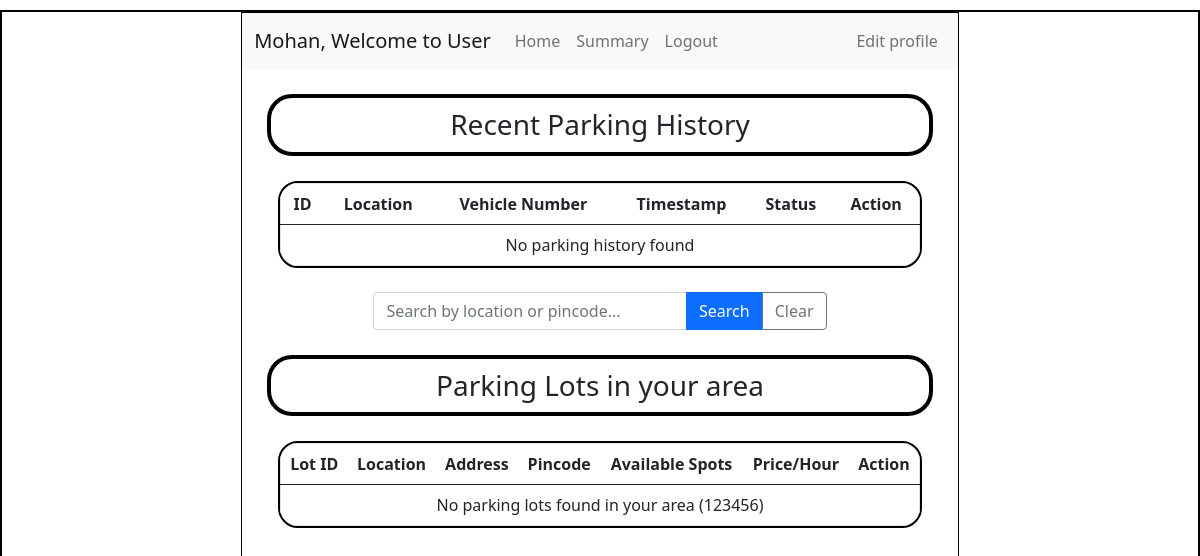
The app's page /user_dashboard/2, older data.
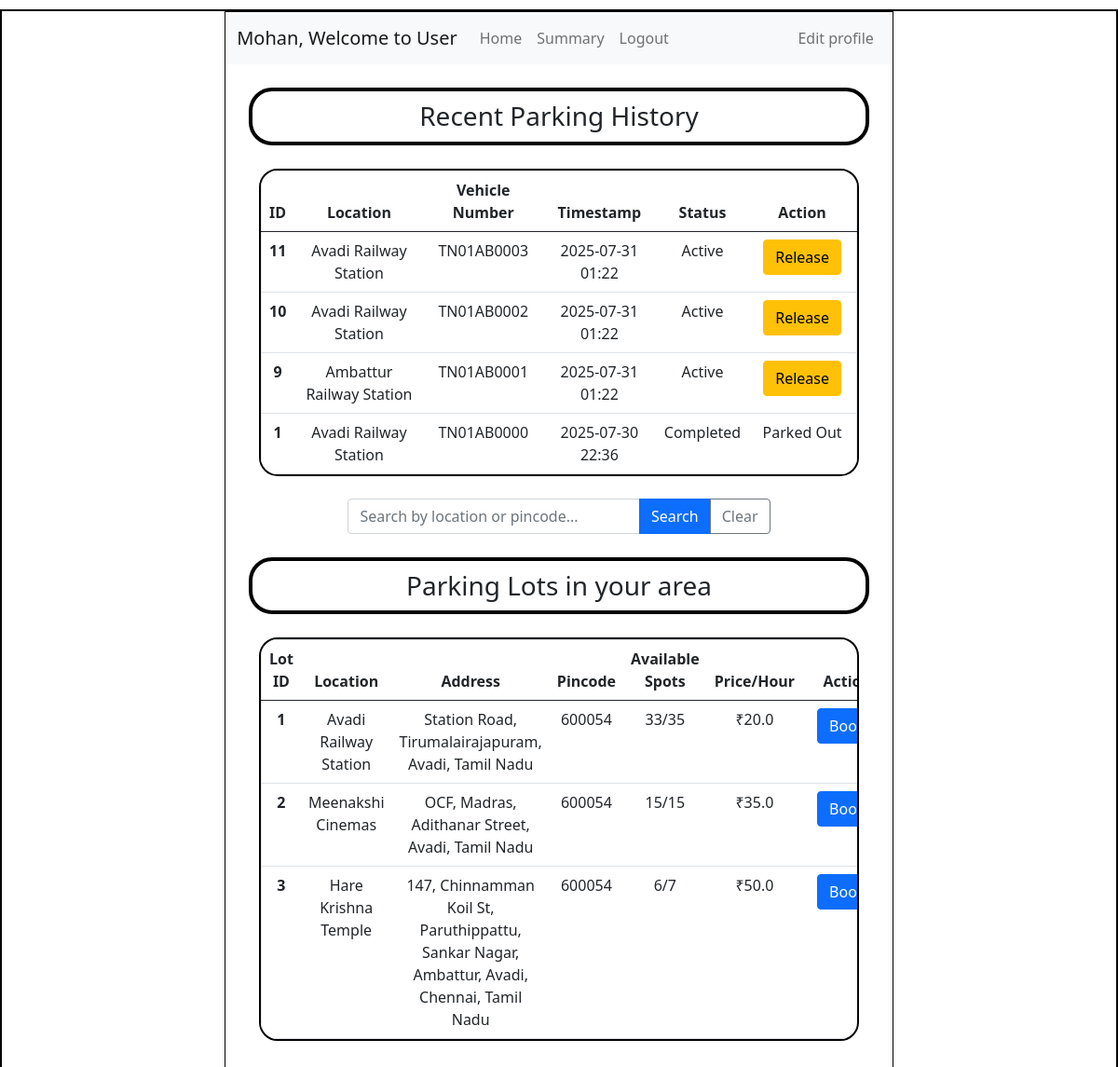
The same page, newer data.
### application/models.py (models this page shows)
class User(db.Model):
    id = db.Column(db.Integer, primary_key=True)
    first_name = db.Column(db.String(), nullable=False)
    last_name = db.Column(db.String(), nullable=False)
    email = db.Column(db.String(), unique=True, nullable=False)
    pwd = db.Column(db.String(), nullable=False)
    vehicle_reg = db.Column(db.String(), unique=True, nullable=False)
    address = db.Column(db.String(), nullable=False)
    pincode = db.Column(db.String(), nullable=False)
    phone_number = db.Column(db.String(), unique=True, nullable=False)
    gender = db.Column(db.String())
    age = db.Column(db.Integer)
    type = db.Column(db.String(), default='general')
    reservations = db.relationship('Reservation', backref='user')

class ParkingLot(db.Model):
    id = db.Column(db.Integer, primary_key=True)
    prime_location_name = db.Column(db.String(), nullable=False)
    price = db.Column(db.Float, nullable=False)
    address = db.Column(db.String(), nullable=False)
    pin_code = db.Column(db.String(), nullable=False)
    max_spots = db.Column(db.Integer, nullable=False)
    spots = db.relationship('ParkingSpot', backref='lot', cascade='all, delete-orphan')

class Reservation(db.Model):
    id = db.Column(db.Integer, primary_key=True)
    spot_id = db.Column(db.Integer, db.ForeignKey('parking_spot.id'), nullable=False)
    user_id = db.Column(db.Integer, db.ForeignKey('user.id'), nullable=False)
    parking_timestamp = db.Column(db.DateTime, nullable=False)
    leaving_timestamp = db.Column(db.DateTime, nullable=True)
    cost_per_unit_time = db.Column(db.Float, nullable=False)
    vehicle_num = db.Column(db.String(), nullable=False)

### application/controllers.py (the view, shortened to what this page needs)
@app.route("/user_dashboard/<int:user_id>")
def user_dashboard(user_id):
    this_user = User.query.filter_by(id=user_id).first()
    search_query = request.args.get('search_query', '').strip()
    if not search_query:
        parking_lots = ParkingLot.query.filter_by(pin_code=this_user.pincode).all()
        search_type = 'default'
    updated_lots = []
    for lot in parking_lots:
        available_count = ParkingSpot.query.filter_by(lot_id=lot.id, status='available').count()
        occupied_count = ParkingSpot.query.filter_by(lot_id=lot.id, status='occupied').count()
        updated_lots.append({
            'id': lot.id,
            'address': lot.address,
            'prime_location_name': lot.prime_location_name,
            'price': lot.price,
            'available_spots': available_count,
            'occupied_spots': occupied_count,
            'total_spots': lot.max_spots,
            'pin_code': lot.pin_code
        })
    user_reservations = Reservation.query.filter_by(user_id=user_id).order_by(Reservation.parking_timestamp.desc()).all()
    updated_reservations = []
    for reservation in user_reservations:
        spot = ParkingSpot.query.get(reservation.spot_id)
        lot = ParkingLot.query.get(spot.lot_id) if spot else None
        updated_reservations.append({
            'id': reservation.id,
            'location': lot.prime_location_name if lot else 'Unknown',
            'vehicle_number': reservation.vehicle_num,
            'timestamp': reservation.parking_timestamp.strftime('%Y-%m-%d %H:%M'),
            'status': 'Active' if not reservation.leaving_timestamp else 'Completed',
            'spot_id': reservation.spot_id,
            'lot_id': lot.id if lot else None
        })
    return render_template("user_dashboard.html", this_user=this_user, parking_lots=updated_lots, reservations=updated_reservations, search_query=search_query, search_type=search_type)

### templates/user_dashboard.html (shortened to what the changed rows need)
<!DOCTYPE html>
<html lang="en">
<head>
    <link rel="stylesheet" href="../static/style.css">
    <link href="https://cdn.jsdelivr.net/npm/bootstrap@5.0.2/dist/css/bootstrap.min.css" rel="stylesheet">
</head>
<body>
    <div id="main">
        <div id="canvas">
            <nav class="navbar navbar-expand-lg navbar-light bg-light">
                <div class="container-fluid">
                    <a class="navbar-brand" href="/user_dashboard/{{this_user.id}}">{{this_user.first_name}}, Welcome to User</a>
                    <ul class="navbar-nav me-auto mb-2 mb-lg-0">
                        <li class="nav-item">
                        </li>
                        <li class="nav-item">
                        </li>
                        <li class="nav-item">
                        </li>
                    </ul>
                    <ul class="navbar-nav ms-auto">
                        <li class="nav-item">
                        </li>
                    </ul>
                </div>
            </nav>
            <div id="content">
                <div id="table">
                    <table class="table border text-center">
                        <thead>
                            <tr>
                                <th scope="col">ID</th>
                                <th scope="col">Location</th>
                                <th scope="col">Vehicle Number</th>
                                <th scope="col">Timestamp</th>
                                <th scope="col">Status</th>
                                <th scope="col">Action</th>
                            </tr>
                        </thead>
                        <tbody>
                            {% if reservations %}
                                {% for reservation in reservations %}
                                <tr>
                                    <th scope="row">{{ reservation.id }}</th>
                                    <td>{{ reservation.location }}</td>
                                    <td>{{ reservation.vehicle_number }}</td>
                                    <td>{{ reservation.timestamp }}</td>
                                    <td>
                                        {% if reservation.status == 'Active' %}
                                            <a>Active</a>
                                        {% else %}
                                            <a>Completed</a>
                                        {% endif %}
                                    </td>
                                    <td class="text-center">
                                        {% if reservation.status == 'Active' %}
                                            <a href="/release-spot/{{ this_user.id }}/{{ reservation.id }}" class="btn btn-warning mx-2">Release</a>
                                        {% else %}
                                            <a>Parked Out</a>
                                        {% endif %}
                                    </td>
                                </tr>
                                {% endfor %}
                            {% else %}
                                <tr>
                                    <td colspan="6" class="text-center">No parking history found</td>
                                </tr>
                            {% endif %}
                        </tbody>
                    </table>
                </div>
                <div id="table">
                    <table class="table border text-center">
                        <thead>
                            <tr>
                                <th scope="col">Lot ID</th>
                                <th scope="col">Location</th>
                                <th scope="col">Address</th>
                                <th scope="col">Pincode</th>
                                <th scope="col">Available Spots</th>
                                <th scope="col">Price/Hour</th>
                                <th scope="col" class="text-center">Action</th>
                            </tr>
                        </thead>
                        <tbody>
                            {% if parking_lots %}
                                {% for lot in parking_lots %}
                                <tr>
                                    <th scope="row">{{ lot.id }}</th>
                                    <td>{{ lot.prime_location_name }}</td>
                                    <td>{{ lot.address }}</td>
                                    <td>{{ lot.pin_code }}</td>
                                    <td>
                                        {% if lot.available_spots > 0 %}
                                            <a>{{ lot.available_spots }}/{{ lot.total_spots }}</a>
                                        {% else %}
                                            <a>Occupied</a>
                                        {% endif %}
                                    </td>
                                    <td>₹{{ lot.price }}</td>
                                    <td class="text-center">
                                        {% if lot.available_spots > 0 %}
                                            <a href="/book-spot/{{ this_user.id }}/{{ lot.id }}" class="btn btn-primary mx-2">Book</a>
                                        {% else %}
                                            <button class="btn btn-secondary mx-2" disabled>Full</button>
                                        {% endif %}
                                    </td>
                                </tr>
                                {% endfor %}
                            {% else %}
                                <tr>
                                    <td colspan="7" class="text-center">
                                        {% if search_query %}
                                            No parking lots found for "{{ search_query }}"
                                        {% else %}
                                            No parking lots found in your area ({{ this_user.pincode }})
                                        {% endif %}
                                    </td>
                                </tr>
                            {% endif %}
                        </tbody>
                    </table>
                </div>
            </div>
        </div>
    </div>
</body>
</html>

Row changes from the older to the newer data that the page shows:
changed User "Mohan": pincode "123456" → (not shown)
now on this page (row edited): ParkingLot: location "Avadi Railway Station" "Avadi Railway Station" "Avadi Railway Station", id "1", prime_location_name "Avadi Railway Station", address "Station Road, Tirumalairajapuram, Avadi, Tamil Nadu", pin_code "600054", available_spots "33", total_spots "35", price "20.0"
added Reservation: vehicle_number "TN01AB0003"
added Reservation: vehicle_number "TN01AB0002"
added ParkingLot: location "Ambattur Railway Station"
added Reservation: vehicle_number "TN01AB0001"
now on this page (row edited): Reservation: vehicle_number "TN01AB0000"
added ParkingLot: id "2", prime_location_name "Meenakshi Cinemas", address "OCF, Madras, Adithanar Street, Avadi, Tamil Nadu", pin_code "600054", available_spots "15", total_spots "15", price "35.0"
added ParkingLot: id "3", prime_location_name "Hare Krishna Temple", address "147, Chinnamman Koil St, Paruthippattu, Sankar Nagar, Ambattur, Avadi, Chennai, Tamil Nadu", pin_code "600054", available_spots "6", total_spots "7", price "50.0"
Text that changed along with them:
new list line: "11 2025-07-31 01:22 Active Release"
new list line: "10 2025-07-31 01:22 Active Release"
new list line: "9 2025-07-31 01:22 Active Release"
new list line: "1 2025-07-30 22:36 Completed Parked Out"
text no longer shown: "No parking history found No parking lots found in your area ( )"
